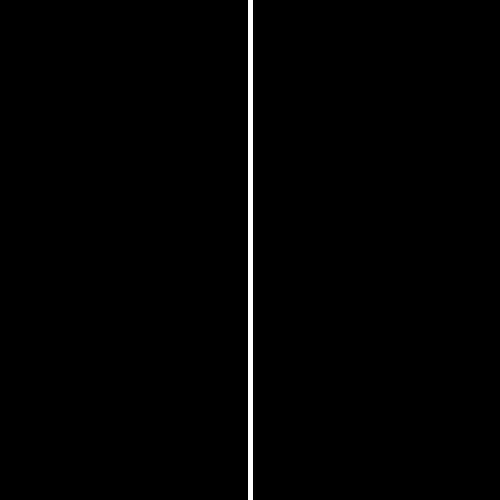
Frame 1 (no input)
Frame 60 (the mouse pressed at the canvas centre just before this capture): identical to frame 1, image omitted
Frame 120 (the mouse held since frame 60 and released just before this capture): identical to frame 1, image omitted

The Processing sketch that drew this single still picture (run headless with seeded random() and noise(); from frame 60 on, the mouse is pressed at the canvas centre):

// Processing sketch: processing_61912
// ── processing_61912.pde

float [] x = new float [32];
float [] y = new float [32];


void setup () {
  size (500, 500);

  int boxnum = 0;

  while (boxnum < x.length)
  {
    x [boxnum] = 250;
    y [boxnum] = (boxnum-2)*50;
    boxnum = boxnum+1;
  }
}
void draw () {
  background (0);
  int boxnum = 0;
  beginShape();
  noFill();
  strokeWeight (5);
  stroke (255);
  smooth ();
  while (boxnum <  x.length)
  {
    curveVertex (x[boxnum], y[boxnum]);
    //ellipse(x[boxnum], y[boxnum], 10,10);
    float d;
    if (mousePressed) {
      d = dist(x[boxnum], y[boxnum], mouseX, mouseY);
      
      if (d<100) {
      float diff = (mouseX - x[boxnum]); 
        
              if (d<20) {
                        x[boxnum] = x[boxnum] + diff;

              }else{
                       x[boxnum] = x[boxnum] + diff/d;
 
              }

        
        
      }
    } else {
      x[boxnum] =  x[boxnum] + (250 -  x[boxnum])/10;
      if(x[boxnum] < 250.01 && x[boxnum] > 249.99) {
        x[boxnum] = 250;
      }
     }
      
    boxnum = boxnum+1;
  }

  endShape();
}
